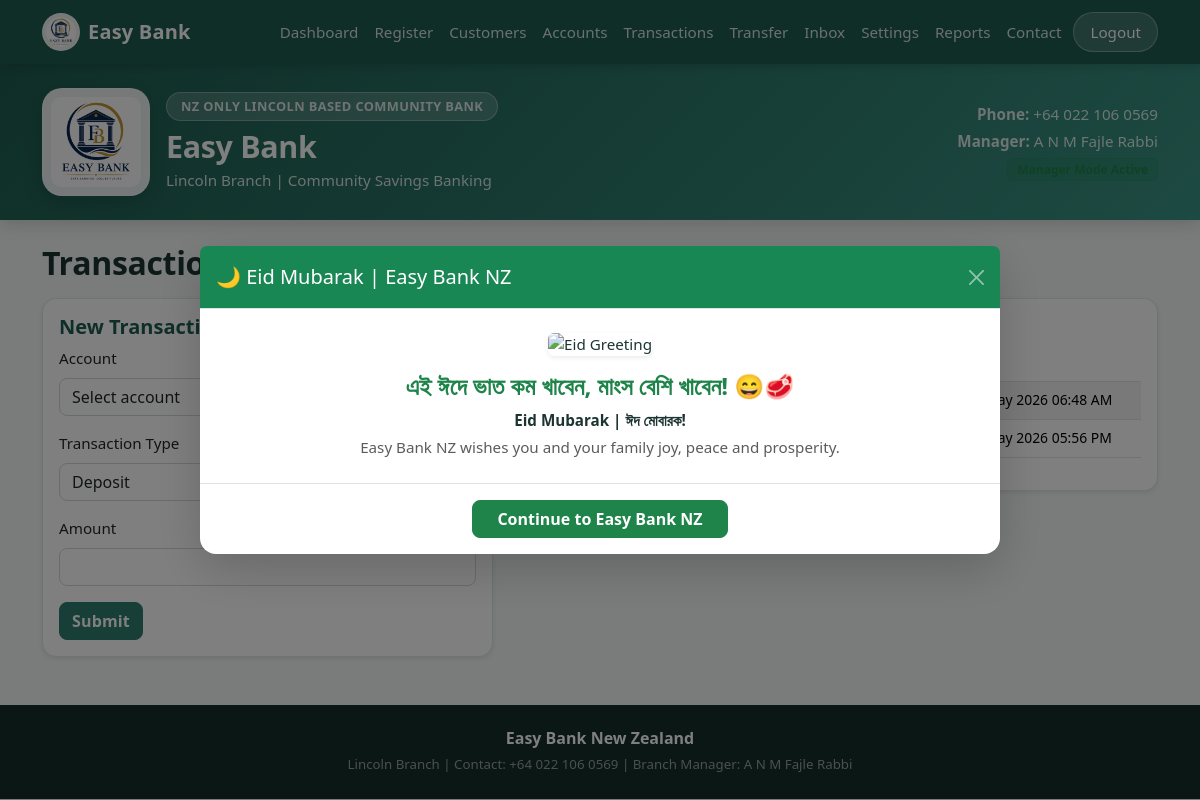
Page /transactions (signed in) on the committed database.
### tables this page shows
CREATE TABLE transactions (
            id INTEGER PRIMARY KEY AUTOINCREMENT,
            transaction_id INTEGER NOT NULL UNIQUE,
            account_number TEXT NOT NULL,
            transaction_type TEXT NOT NULL,
            amount REAL NOT NULL,
            created_at TEXT NOT NULL, transaction_date TEXT, from_account_number TEXT, to_account_number TEXT, comment TEXT, balance_after REAL,
            FOREIGN KEY (account_number) REFERENCES accounts (account_number)
        );

### app.py (the view, shortened to what this page needs)
@app.route("/transactions", methods=["GET", "POST"])
@manager_login_required
def transactions_page():
    conn = get_db_connection()
    accounts = conn.execute("SELECT * FROM accounts ORDER BY id DESC").fetchall()
    transactions = conn.execute("SELECT * FROM transactions ORDER BY id DESC").fetchall()
    conn.close()
    return render_template("transactions.html", accounts=accounts, transactions=transactions)

### app.py (called while the page is built)
def get_db_connection():
    conn = sqlite3.connect(DATABASE)
    conn.row_factory = sqlite3.Row
    return conn

def today_iso():
    return date.today().isoformat()

def is_manager_logged_in():
    return session.get("manager_logged_in") is True

def is_customer_logged_in():
    return session.get("customer_logged_in") is True

def get_logged_customer_id():
    return session.get("customer_id")

def manager_login_required(view_function):
    @wraps(view_function)
    def wrapped_view(*args, **kwargs):
        if not is_manager_logged_in():
            flash("Manager login required for this action.", "warning")
            return redirect(url_for("login_page", next=request.path))
        return view_function(*args, **kwargs)
    return wrapped_view

### templates/transactions.html (shortened to what this page needs)
{% extends "base.html" %}
{% block content %}
<h2 class="mb-3">Transactions</h2>
<div class="row g-4">
    <div class="col-lg-5">
        <div class="card shadow-sm"><div class="card-body">
            <h5>New Transaction</h5>
            {% if not manager_logged_in %}
            <div class="alert alert-info mb-0">
                Public users can view transaction history only. Please login as manager to deposit or withdraw.
            </div>
            {% elif accounts %}
            <form method="POST">
                <div class="mb-3">
                    <label class="form-label">Account</label>
                </div>
                <div class="mb-3">
                    <label class="form-label">Transaction Type</label>
                </div>
                <div class="mb-3">
                    <label class="form-label">Amount</label>
                    <input type="number" step="0.01" min="0.01" name="amount" class="form-control" required>
                </div>
                <button type="submit" class="btn btn-primary">Submit</button>
            </form>
            {% else %}
            <p class="text-muted">Please open an account first.</p>
            {% endif %}
        </div></div>
    </div>
    <div class="col-lg-7">
        <div class="card shadow-sm"><div class="card-body">
            <h5>Transaction History</h5>
            {% if transactions %}
            <table class="table table-striped align-middle">
                <thead><tr><th>ID</th><th>Account</th><th>Type</th><th>Amount</th><th>Balance After</th><th>Date</th></tr></thead>
                <tbody>{% for t in transactions %}<tr><td></td><td></td><td></td><td></td><td></td><td>{{ t.created_at }}</td></tr>{% endfor %}</tbody>
            </table>
            {% else %}<p class="text-muted mb-0">No transactions yet.</p>{% endif %}
        </div></div>
    </div>
</div>
{% endblock %}

### templates/base.html (shortened to what this page needs)
<!DOCTYPE html>
<html lang="en">
<head>
    <link href="https://cdn.jsdelivr.net/npm/bootstrap@5.3.3/dist/css/bootstrap.min.css" rel="stylesheet">
    <link rel="stylesheet" href="{{ url_for('static', filename='css/style.css') }}">
</head>
<body>
<nav class="navbar navbar-expand-lg bank-navbar sticky-top">
    <div class="container">
        <a class="navbar-brand fw-bold d-flex align-items-center gap-2" href="{{ url_for('home') }}">
            <img src="{{ url_for('static', filename='images/easy_bank_logo.png') }}" alt="Easy Bank logo" class="navbar-logo">
            <span>{{ bank_name }}</span>
        </a>
        <div class="collapse navbar-collapse" id="navbarNav">
            <ul class="navbar-nav ms-auto align-items-lg-center">
                <li class="nav-item"><a class="nav-link" href="{{ url_for('home') }}">Dashboard</a></li>
                <li class="nav-item"><a class="nav-link" href="{{ url_for('add_customer') }}">Register</a></li>
                {% if manager_logged_in %}
                    <li class="nav-item"><a class="nav-link" href="{{ url_for('customers_page') }}">Customers</a></li>
                    <li class="nav-item"><a class="nav-link" href="{{ url_for('accounts_page') }}">Accounts</a></li>
                    <li class="nav-item"><a class="nav-link" href="{{ url_for('transactions_page') }}">Transactions</a></li>
                    <li class="nav-item"><a class="nav-link" href="{{ url_for('transfer_page') }}">Transfer</a></li>
                    <li class="nav-item">
                        <a class="nav-link inbox-nav-link" href="{{ url_for('manager_inbox') }}">
                            Inbox
                        </a>
                    </li>
                    <li class="nav-item"><a class="nav-link" href="{{ url_for('manager_settings_page') }}">Settings</a></li>
                {% endif %}
                <li class="nav-item"><a class="nav-link" href="{{ url_for('reports_page') }}">Reports</a></li>
                <li class="nav-item"><a class="nav-link" href="{{ url_for('contact_page') }}">Contact</a></li>
                {% if manager_logged_in or customer_logged_in %}
                    <li class="nav-item"><a class="nav-link manager-badge" href="{{ url_for('logout_page') }}">Logout</a></li>
                {% else %}
                    <li class="nav-item"><a class="nav-link" href="{{ url_for('customer_login_page') }}">Login</a></li>
                    <li class="nav-item"><a class="nav-link manager-badge" href="{{ url_for('login_page') }}">Manager</a></li>
                {% endif %}
            </ul>
        </div>
    </div>
</nav>
<header class="bank-header">
    <div class="container py-4">
        <div class="row align-items-center g-3">
            <div class="col-lg-8">
                <div class="d-flex align-items-center gap-3">
                    <img src="{{ url_for('static', filename='images/easy_bank_logo.png') }}" alt="Easy Bank logo" class="header-logo">
                    <div>
                        <p class="small-label mb-2">{{ tagline }}</p>
                        <h1 class="mb-1">{{ bank_name }}</h1>
                        <p class="mb-0">{{ branch_name }} | Community Savings Banking</p>
                    </div>
                </div>
            </div>
            <div class="col-lg-4 text-lg-end">
                <p class="mb-1"><strong>Phone:</strong> {{ contact_phone_display }}</p>
                <p class="mb-1"><strong>Manager:</strong> {{ branch_manager }}</p>
                {% if manager_logged_in %}
                    <span class="badge text-bg-success">Manager Mode Active</span>
                {% elif customer_logged_in %}
                    <span class="badge text-bg-primary">Customer: {{ logged_customer_name }}</span>
                {% else %}
                    <span class="badge text-bg-light">Public Registration Mode</span>
                {% endif %}
            </div>
        </div>
    </div>
</header>
<main class="container my-4">
    {% block content %}{% endblock %}
</main>
<footer class="bank-footer py-4 mt-5">
    <div class="container text-center">
        <h6 class="mb-1">{{ footer_text }}</h6>
        <small>{{ branch_name }} | Contact: {{ contact_phone_display }} | Branch Manager: {{ branch_manager }}</small>
    </div>
</footer>
<div class="modal fade" id="eidPopup" tabindex="-1" aria-hidden="true">
    <div class="modal-dialog modal-dialog-centered modal-lg">
        <div class="modal-content border-0 shadow-lg rounded-4">
            <div class="modal-header bg-success text-white">
                <h5 class="modal-title">🌙 Eid Mubarak | Easy Bank NZ</h5>
                <button type="button" class="btn-close btn-close-white" data-bs-dismiss="modal"></button>
            </div>
            <div class="modal-body text-center p-4">
                <img src="{{ url_for('static', filename='images/eid_popup.png') }}"
                     class="img-fluid rounded shadow-sm mb-3"
                     alt="Eid Greeting">
                <h4 class="text-success fw-bold">
                    এই ঈদে ভাত কম খাবেন, মাংস বেশি খাবেন! 😄🥩
                </h4>
                <p class="mb-1">
                    <strong>Eid Mubarak | ঈদ মোবারক!</strong>
                </p>
                <p class="text-muted mb-0">
                    Easy Bank NZ wishes you and your family joy, peace and prosperity.
                </p>
            </div>
            <div class="modal-footer justify-content-center">
                <button class="btn btn-success px-4" data-bs-dismiss="modal">
                    Continue to Easy Bank NZ
                </button>
            </div>
        </div>
    </div>
</div>
</body>
</html>

### static/css/style.css (style rules this page uses)
:root { --eb-primary: #2e7d6e; --eb-primary-dk: #1f5c50; --eb-primary-lt: #5f9f91; --eb-surface: #f4f8f7; --eb-card-border: #dde8e5; --eb-text: #1c3531; --eb-muted: #5c7571; --eb-navbar-bg: #1f5c50; --eb-header-bg: linear-gradient(135deg, #1f5c50 0%, #2e7d6e 60%, #3a9485 100%); --eb-footer-bg: #152e29; --eb-danger: #c0392b; --eb-success: #1e8449; }
body { background: var(--eb-surface); color: var(--eb-text); font-family: 'Segoe UI', system-ui, -apple-system, sans-serif; font-size: 0.95rem; }
.bank-navbar { background: var(--eb-navbar-bg); border-bottom: none; box-shadow: 0 2px 10px rgba(0,0,0,0.18); }
.bank-navbar .navbar-brand { color: #ffffff; font-weight: 700; letter-spacing: 0.01em; }
.bank-navbar .nav-link { color: rgba(255,255,255,0.82); font-weight: 500; padding: 0.5rem 0.85rem; border-radius: 6px; transition: background 0.2s, color 0.2s; }
.bank-header { background: var(--eb-header-bg); color: #ffffff; border-bottom: none; box-shadow: 0 4px 16px rgba(0,0,0,0.15); }
.bank-header h1 { font-size: 1.9rem; font-weight: 700; color: #ffffff; letter-spacing: -0.01em; }
.bank-header p { color: rgba(255,255,255,0.82); }
.small-label { display: inline-block; background: rgba(255,255,255,0.18); border: 1px solid rgba(255,255,255,0.28); border-radius: 999px; padding: 4px 14px; color: rgba(255,255,255,0.92); font-weight: 600; font-size: 0.8rem; letter-spacing: 0.03em; text-transform: uppercase; }
.card { border: 1px solid var(--eb-card-border); border-radius: 14px; box-shadow: 0 4px 18px rgba(30,60,55,0.07); background: #ffffff; transition: box-shadow 0.2s; }
.btn-primary { background: var(--eb-primary); border-color: var(--eb-primary); font-weight: 600; letter-spacing: 0.01em; border-radius: 8px; }
.btn-success { background: var(--eb-success); border-color: var(--eb-success); font-weight: 600; border-radius: 8px; }
.form-control, .form-select { border-color: #ccdcd9; border-radius: 8px; transition: border-color 0.2s, box-shadow 0.2s; }
.table { font-size: 0.87rem; }
.table thead th { font-weight: 600; color: var(--eb-muted); text-transform: uppercase; font-size: 0.75rem; letter-spacing: 0.05em; border-bottom-width: 1px; }
.badge { font-weight: 600; font-size: 0.75rem; padding: 0.38em 0.75em; border-radius: 6px; }
.bank-footer { background: var(--eb-footer-bg); color: rgba(255,255,255,0.72); }
.bank-footer h6 { color: #ffffff; font-weight: 600; }
.bank-footer small { color: rgba(255,255,255,0.55); }
.badge.text-bg-success { background: rgba(30,132,73,0.18) !important; color: #1e8449 !important; border: 1px solid rgba(30,132,73,0.28); }
.manager-badge { background: rgba(255,255,255,0.15); border: 1px solid rgba(255,255,255,0.3) !important; border-radius: 999px !important; padding-left: 1rem !important; padding-right: 1rem !important; color: #ffffff !important; margin-left: 0.25rem; }
.navbar-logo { width: 38px; height: 38px; object-fit: contain; background: rgba(255,255,255,0.92); border-radius: 50%; padding: 3px; border: 1px solid rgba(255,255,255,0.4); }
.header-logo { width: 108px; height: 108px; object-fit: contain; background: rgba(255,255,255,0.92); border-radius: 20px; padding: 8px; border: 1px solid rgba(255,255,255,0.3); box-shadow: 0 8px 20px rgba(0,0,0,0.15); }
h2 { font-weight: 700; color: var(--eb-text); letter-spacing: -0.01em; }
h5.card-title, .card h5 { color: var(--eb-primary-dk); font-weight: 700; }
.text-success { color: var(--eb-success) !important; }
.sticky-top { z-index: 1030; }
.bank-header { position: relative; z-index: 1; }
.inbox-nav-link { position: relative; }

### rows in the picture
transactions: created_at "25 May 2026 06:48 AM"
transactions: created_at "25 May 2026 05:56 PM"

### other values in the picture
{{ bank_name }} "Easy Bank"
{{ tagline }} "NZ ONLY LINCOLN BASED COMMUNITY BANK"
{{ branch_name }} "Lincoln Branch"
{{ contact_phone_display }} "+64 022 106 0569"
{{ branch_manager }} "A N M Fajle Rabbi"
{{ footer_text }} "Easy Bank New Zealand"
